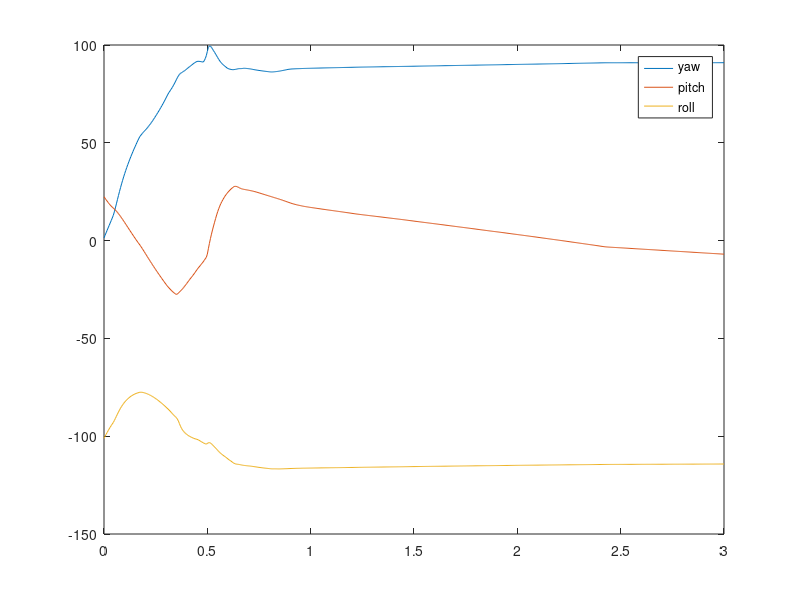
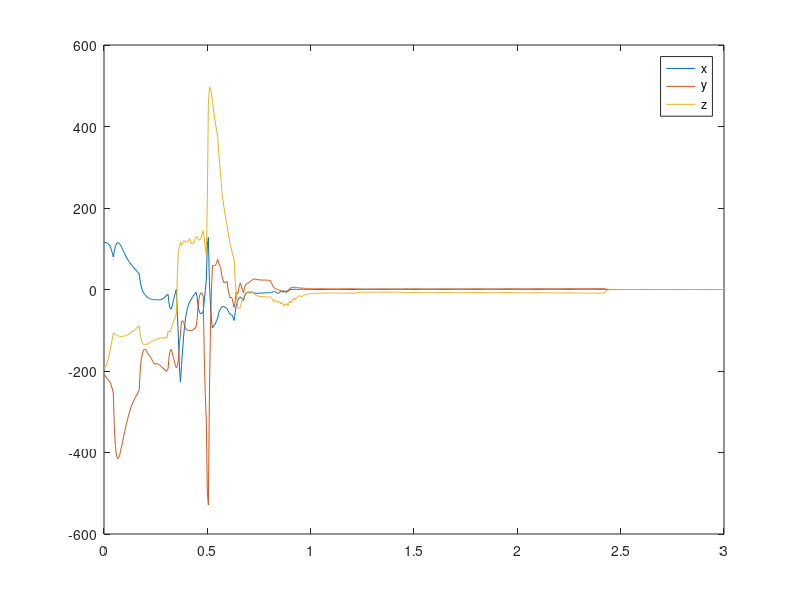
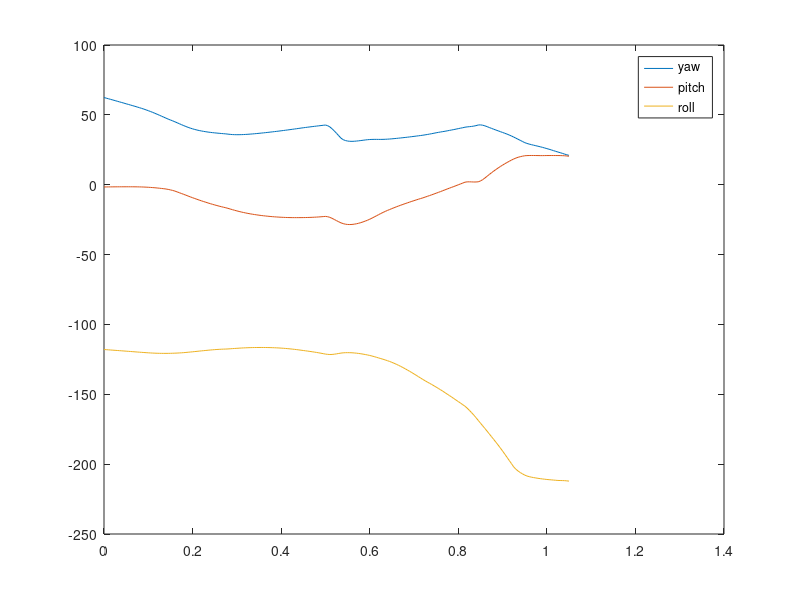
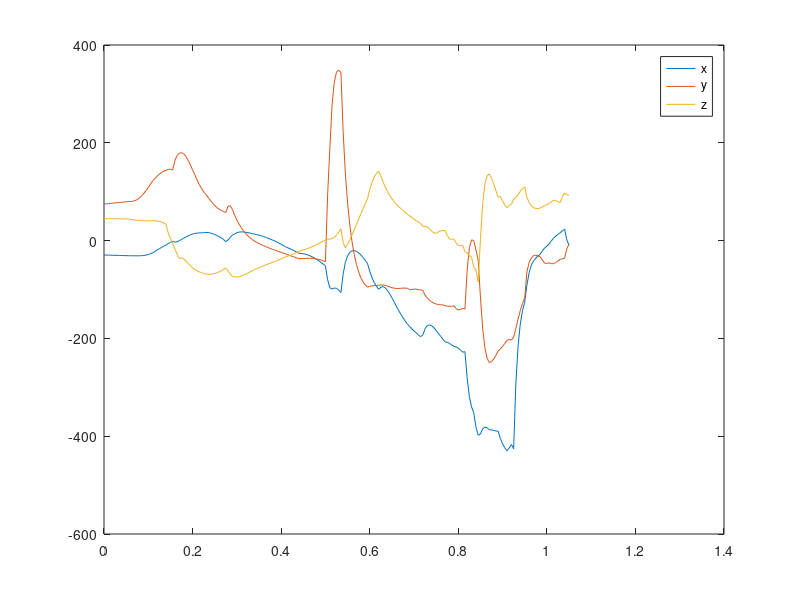

The MATLAB source for these figures, in order:
%% plot the simulated data

clear all;
close all;
clc;

range = 1500:2100;
sim_data = csvread('eulers_trial5.csv');
x = sim_data(range, :);
time = 0:1/200:(length(x) - 1)/200;

more_data = csvread('trial5.csv');
y = more_data(range, :);
time2 = 0:1/200:(length(y) - 1)/200;

% plot(sim_data)
figure(1)
data1 = sim_data(range, 1);
plot(time, data1)
hold on
data2 = sim_data(range, 2);
plot(time, data2)
data3 = sim_data(range, 3);
% for i=1:length(data3)
%     if data3(i) > 90
%         data3(i) = data3(i) - 360;
%     else
%         data3(i) = data3(i);
%     end
% end
plot(time, data3)
legend("yaw", "pitch", "roll")

figure(2)
data4 = more_data(range, 1);
plot(time2, data4*180/pi)
hold on
data5 = more_data(range, 2);
plot(time2, data5*180/pi)
data6 = more_data(range, 3);
plot(time2, data6*180/pi)
legend("x", "y", "z")

range2 = 2190:2400;
% sim_data = csvread('eulers_trial5.csv')
x = sim_data(range2, :);
time = 0:1/200:(length(x) - 1)/200;

% more_data = csvread('trial5.csv')
y = more_data(range2, :);
time2 = 0:1/200:(length(y) - 1)/200;

% plot(sim_data)
figure(3)
data1 = sim_data(range2, 1);
plot(time, data1)
hold on
data2 = sim_data(range2, 2);
plot(time, data2)
data3 = sim_data(range2, 3);
for i=1:length(data3)
    if data3(i) > 90
        data3(i) = data3(i) - 360;
    else
        data3(i) = data3(i);
    end
end
plot(time, data3)
legend("yaw", "pitch", "roll")

figure(4)
data4 = more_data(range2, 1);
plot(time2, data4*180/pi)
hold on
data5 = more_data(range2, 2);
plot(time2, data5*180/pi)
data6 = more_data(range2, 3);
plot(time2, data6*180/pi)
legend("x", "y", "z")